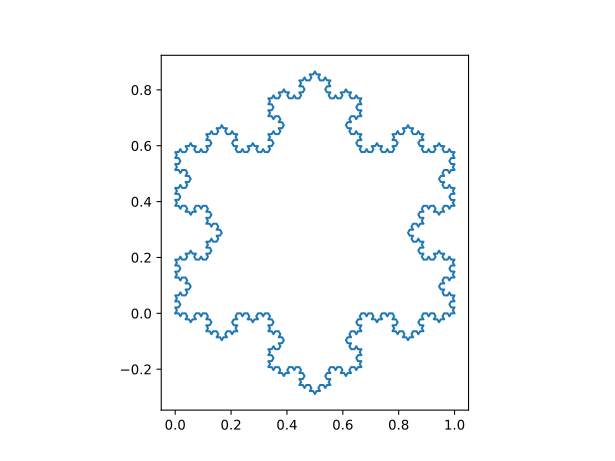

This figure's Python source:
import math
import matplotlib.pyplot as plt

'''
Aufgabe 3 a):
    P1 = p1
    P2 = p1 + (p2-p1)/3
    P3 = p1 + (p2-p1)/2 + u * l/L # u = (p2-p1)"erte Zeile", -(p2-p1)"zweite Zeile") # L = Abstaand zwischen 2 p # l = sqrt((L/3)^2 - (L/6)^2)
    P4 = p1 + 2(p2-p1)/3
    P5 = p2
'''

def koch_snowflake(level):
    points_x = [0,1,1/2,0]
    points_y = [0,0,(math.sqrt(3)/2),0]
    for i in range(1,level+1):
        x = []
        L = abs((points_x[0] - points_x[1]))
        l = math.sqrt(((L / 3) * (L / 3) - ((L / 6) * (L / 6))))
        for n in range(len(points_x)-1):
            p = [points_x[n],points_y[n]]
            x.append(p)
            p = [points_x[n]+(points_x[n + 1]-points_x[n])/3,points_y[n]+(points_y[n + 1]-points_y[n])/3]
            x.append(p)
            p = [points_x[n]+(points_x[n + 1]-points_x[n])/2 + (points_y[n + 1]-points_y[n]) * (l/L) ,points_y[n]+(points_y[n + 1]-points_y[n])/2 - (points_x[n + 1]-points_x[n])* (l/L)]
            x.append(p)
            p = [points_x[n] + (2*(points_x[n + 1] - (points_x[n])) / 3), points_y[n] + 2*(points_y[n + 1] - points_y[n]) / 3]
            x.append(p)

        points_x = []
        points_y = []
        for m in range(len(x)):
            points_x.append(x[m][0])
            points_y.append(x[m][1])
        points_x.append(0)
        points_y.append(0)
    return points_x, points_y


points_x, points_y = koch_snowflake(4)

plt.plot(points_x, points_y)
plt.gca().set_aspect('equal')
plt.savefig('snowflake.svg')

f = open("snowflake.txt","w+")
for i in range(len(points_x)):
     f.write(str(points_x[i]))
     f.write(" ")
     f.write(str(points_y[i]))
     f.write("\n")
f.close()